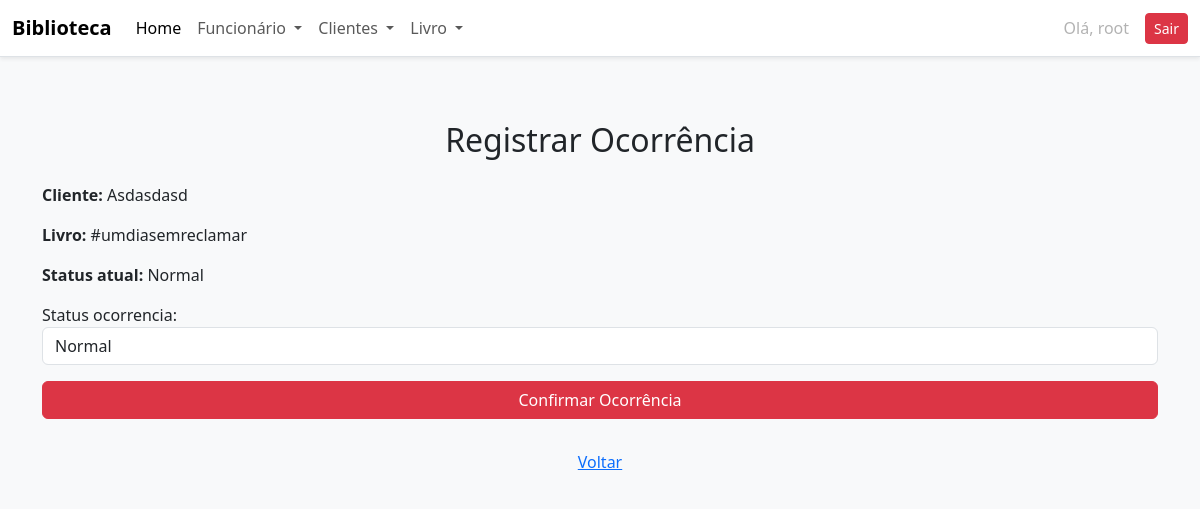
The app's page /emprestimos/ocorrencia/7/ (signed in) with its own data.
### academico/models.py (models this page shows, shortened)
class Emprestimo(models.Model):
    cliente = models.ForeignKey(Cliente, on_delete=models.CASCADE)
    livro = models.ForeignKey(Livro, on_delete=models.CASCADE)
    data_retirada = models.DateField(default=timezone.now)
    data_devolucao_prevista = models.DateField()
    devolvido = models.BooleanField(default=False)
    status_ocorrencia = models.CharField(max_length=20, choices=STATUS_OCORRENCIA, default='normal')

class Cliente(models.Model):
    nome = models.CharField(max_length=100)
    cpf = models.CharField(max_length=14, unique=True)
    telefone = models.CharField(max_length=15)
    endereco = models.CharField(max_length=200)
    livro = models.ForeignKey(
        Livro, on_delete=models.RESTRICT, related_name="clientes")
    ativo = models.BooleanField(default=True)
    bloqueado = models.BooleanField(default=False)

class Livro(models.Model):
    titulo = models.CharField(max_length=200)
    autor = models.CharField(max_length=150)
    editora = models.CharField(max_length=100)
    ano_publicacao = models.PositiveIntegerField()
    isbn = models.CharField(max_length=20, unique=True)
    genero = models.CharField(max_length=20, choices=GENERO_CHOICES)
    quantidade_disponivel = models.PositiveIntegerField(default=1)
    foto = StdImageField(
        upload_to='fotos/alunos',
        variations={'thumb': (150, 150), 'medium': (300, 300)},
        blank=True,
        null=True
    )

### academico/views.py (the view)
# urls.py: path('emprestimos/ocorrencia/<int:emprestimo_id>/', views.registrar_ocorrencia, name='registrar_ocorrencia'),
@login_required
def registrar_ocorrencia(request, emprestimo_id):
    emprestimo = get_object_or_404(Emprestimo, id=emprestimo_id, devolvido=False)
    if request.method == 'POST':
        form = OcorrenciaForm(request.POST, instance=emprestimo)
        if form.is_valid():
            form.save()
            if emprestimo.status_ocorrencia in ['perdido', 'danificado']:
                emprestimo.cliente.bloqueado = True
                emprestimo.cliente.save()
                messages.warning(request, f"O cliente {emprestimo.cliente.nome} foi bloqueado devido à ocorrência registrada.")
            else:
                messages.success(request, "Ocorrência registrada com sucesso.")
            return redirect('lista_emprestimos')
    else:
        form = OcorrenciaForm(instance=emprestimo)
    return render(request, 'academico/registrar_ocorrencia.html', {'form': form, 'emprestimo': emprestimo})

### academico/forms.py
class OcorrenciaForm(forms.ModelForm):
    class Meta:
        model = Emprestimo
        fields = ['status_ocorrencia']
        widgets = {
            'status_ocorrencia': forms.Select(attrs={'class': 'form-control'})
        }

### academico/templatetags/form_filters.py (called while the page is built)
@register.filter(name='add_class')
def add_class(field, css):
    return field.as_widget(attrs={"class": css})

### academico/templates/academico/registrar_ocorrencia.html (shortened to what this page needs)
{% extends 'academico/base.html' %}
{% load form_filters %}
{% block content %}
<div class="container py-5">
    <h2 class="text-center mb-4">Registrar Ocorrência</h2>
    <p><strong>Cliente:</strong> {{ emprestimo.cliente.nome }}</p>
    <p><strong>Livro:</strong> {{ emprestimo.livro.titulo }}</p>
    <p><strong>Status atual:</strong> {{ emprestimo.get_status_ocorrencia_display }}</p>
    <form method="post">
        {{ form.status_ocorrencia.label_tag }}
        {{ form.status_ocorrencia|add_class:"form-control" }}
        <div class="d-grid mt-3">
            <button type="submit" class="btn btn-danger">Confirmar Ocorrência</button>
        </div>
    </form>
    <div class="text-center mt-4">
        <a href="{% url 'lista_emprestimos' %}" class="btn btn-link">Voltar</a>
    </div>
</div>
{% endblock %}

### academico/templates/academico/base.html (shortened to what this page needs)
<!DOCTYPE html>
<html lang="pt-br">
<head>
    <link href="https://cdn.jsdelivr.net/npm/bootstrap@5.3.6/dist/css/bootstrap.min.css" rel="stylesheet"
>
</head>
<body class="bg-light">
    <nav class="navbar navbar-expand-lg bg-white border-bottom shadow-sm">
        <div class="container-fluid">
            <a class="navbar-brand fw-bold" href="#">Biblioteca</a>
            <div class="collapse navbar-collapse" id="navbarNavDropdown">
                <ul class="navbar-nav">
                    <li class="nav-item">
                        <a class="nav-link active" href="{% url 'index' %}">Home</a>
                    </li>
                    <li class="nav-item dropdown">
                        <a class="nav-link dropdown-toggle" href="#" role="button"
                           data-bs-toggle="dropdown" aria-expanded="false">
                            Funcionário
                        </a>
                    </li>
                    <li class="nav-item dropdown">
                        <a class="nav-link dropdown-toggle" href="#" role="button"
                           data-bs-toggle="dropdown" aria-expanded="false">
                            Clientes
                        </a>
                    </li>
                    <li class="nav-item dropdown">
                        <a class="nav-link dropdown-toggle" href="#" role="button"
                           data-bs-toggle="dropdown" aria-expanded="false">
                            Livro
                        </a>
                    </li>
                </ul>
                {% if user.is_authenticated %}
      <ul class="navbar-nav ms-auto">
        <li class="nav-item">
          <div class="d-flex align-items-center gap-2">
            <span class="nav-link disabled mb-0">Olá, {{ user.username }}</span>
            <a class="btn btn-danger btn-sm" href="{% url 'logout' %}">Sair</a>
          </div>
        </li>
      </ul>
      {% endif %}
            </div>
        </div>
    </nav>
    {% block content %}
    {% endblock %}
</body>
</html>

### records on screen
Emprestimo: cliente.nome "Asdasdasd", livro.titulo "#umdiasemreclamar", status_ocorrencia "Normal"

### other values on screen
{{ user.username }} "root"
